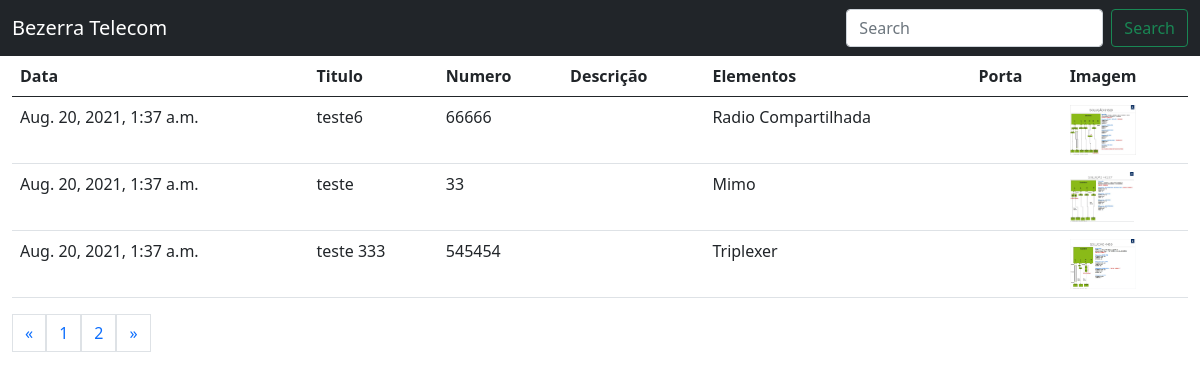
Before: / with the older database file.
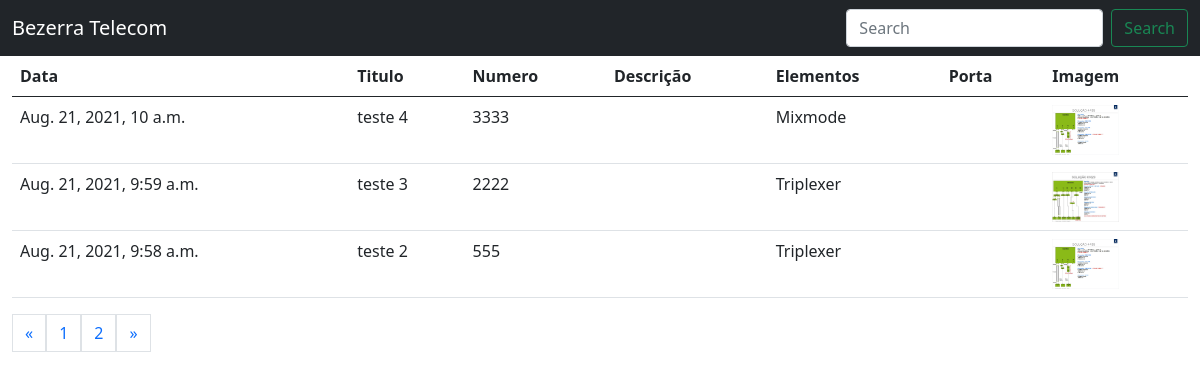
After: the same page with the newer database file.
### btelecomapp/models.py (models this page shows, shortened)
class Solucoes(models.Model):
    titulo = models.CharField(max_length=200)
    numero = models.PositiveIntegerField(unique=True)
    elementos = models.CharField(max_length=50,choices=ELEMENTOS)
    qtdportas = models.PositiveIntegerField()
    porta1 = models.CharField(max_length=200)
    porta2 = models.CharField(max_length=200)
    porta3 = models.CharField(max_length=200)
    porta4 = models.CharField(max_length=200)
    porta5 = models.CharField(max_length=200)
    porta6 = models.CharField(max_length=200)
    image = models.ImageField(upload_to="produtos")
    criado_em = models.DateTimeField(auto_now_add=True)

### btelecomapp/views.py (the view)
# urls.py: path("", HomeView.as_view(), name="home"),
class HomeView(ListView):
    template_name = "home.html"
    model = Solucoes
    context_object_name = 'home'
    paginate_by = 3
    queryset = Solucoes.objects.all().order_by("-criado_em")

### templates/home.html (shortened to what this page needs)
{% extends 'base.html' %}
{% block content %}
<div class="container-fluid">
    <table class="table table-hover">
        <thead>
            <tr>
                <th scope="col">Data</th>
                <th scope="col">Titulo</th>
                <th scope="col">Numero</th>
                <th scope="col">Descrição</th>
                <th scope="col">Elementos</th>
                <th scope="col">Porta</th>
                <th scope="col">Imagem</th>
            </tr>
        </thead>
        <tbody>
        {% for cat in home %}
            <tr>
                <td>{{cat.criado_em}}</td>
                <td>{{cat.titulo}}</td>
                <td>{{cat.numero}}</td>
                <td>{{cat.descricao}}</td>
                <td>{{cat.elementos}}</td>
                <td>{{cat.portas}}</td>
                <td>
                    <a href="{{ cat.image.url }}" target="_blank">
                        <img src="{{ cat.image.url }}" alt="" class="img-fluid" style="height: 50px; object-fit: cover;">
                    </a>
                </td>
            </tr>
        {% endfor %}
        </tbody>
    </table>
<nav aria-label="Page navigation example">
    {% if is_paginated %}
    <ul class="pagination">
        {% if page_obj.has_previous %}
        <li><a class="page-link" href="?page={{ page_obj.previous_page_number }}">&laquo;</a></li>
        {% else %}
        <li class="page-link" ><span>&laquo;</span></li>
        {% endif %}
        {% for i in paginator.page_range %}
        {% if page_obj.number == i %}
            <li class="page-link" ><span>{{ i }} </span></li>
        {% else %}
            <li><a class="page-link" href="?page={{ i }}">{{ i }}</a></li>
        {% endif %}
        {% endfor %}
        {% if page_obj.has_next %}
        <li><a class="page-link" href="?page={{ page_obj.next_page_number }}">&raquo;</a></li>
        {% else %}
        <li class="page-link"><span>&raquo;</span></li>
        {% endif %}
    </ul>
    {% endif %}
</nav>
</div>
{% endblock %}

### templates/base.html (shortened to what this page needs)
<!DOCTYPE html>
<html lang="pt">
<head>
    <link rel="stylesheet" href="https://cdn.jsdelivr.net/npm/bootstrap@5.0.2/dist/css/bootstrap.min.css">
</head>
<body>
<nav class="navbar navbar-dark bg-dark">
  <div class="container-fluid">
    <a class="navbar-brand" href="{% url 'btelecomapp:home' %}">Bezerra Telecom</a>
    <form action="{% url 'btelecomapp:search_results' %}" method="get" class="d-flex">
      <input name="q" class="form-control me-2" type="search" placeholder="Search" aria-label="Search">
      <button class="btn btn-outline-success" type="submit">Search</button>
    </form>
  </div>
</nav>
{% block content %}
{% endblock content %}
</body>

Changed rows visible on the page:
removed Solucoes: criado_em "Aug. 20, 2021, 1:37 a.m.", titulo "teste6", numero "66666", elementos "Radio Compartilhada", image (picture)
changed Solucoes: criado_em "Aug. 20, 2021, 1:37 a.m." → "Aug. 21, 2021, 10 a.m."; titulo "teste" → "teste 4"; numero "33" → "3333"; elementos "Mimo" → "Mixmode"; image: a different picture
changed Solucoes: criado_em "Aug. 20, 2021, 1:37 a.m." → "Aug. 21, 2021, 9:59 a.m."; titulo "teste 333" → "teste 3"; numero "545454" → "2222"; image: a different picture
now on this page (row edited): Solucoes: criado_em "Aug. 21, 2021, 9:58 a.m.", titulo "teste 2", numero "555", elementos "Triplexer", image (picture)
